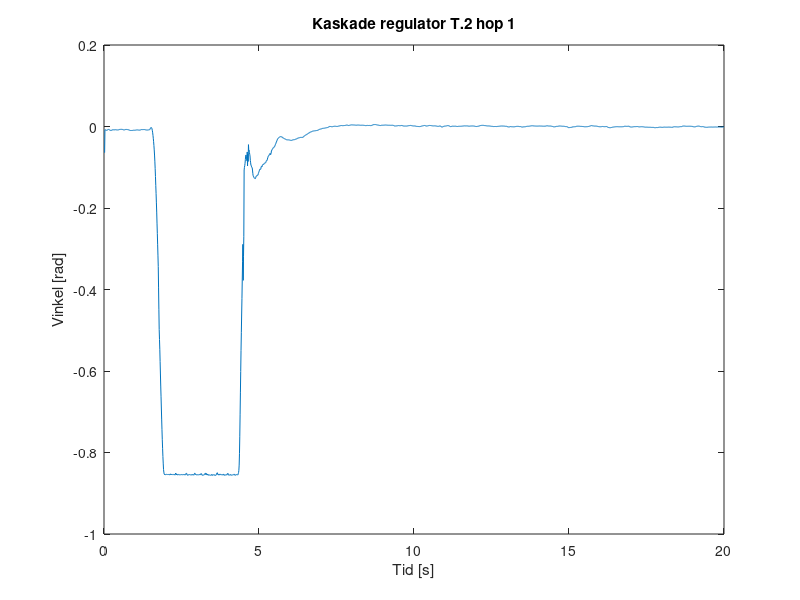

Source code (MATLAB): (Note: this script raises an error after producing the figure.)
%Der er 10 ms mellem hver sampling
clc
clear all
close all

load('dataKaskade.mat');

realdata=[dataKaskade(1:20169)];

n = 2000;
for i = 1:n
    tid(i) = 0.01 * i;
end


data(:,1)=realdata(1:2000);
data(:,2)=realdata(2001:4000);
data(:,3)=realdata(4001:6000);
data(:,4)=realdata(6001:8000);
data(:,5)=realdata(8001:10000);
data(:,6)=realdata(10001:12000);
data(:,7)=realdata(12101:14100);
data(:,8)=realdata(14101:16100);
data(:,9)=realdata(16151:18150);
data(:,10)=realdata(18151:20150);

for i = 1:10
    for ii=1:1998
        dataFilt(ii+2,i)=(data(ii,i)+data(ii+1,i)+data(ii+2,i))/3;
    end
end


temp = zeros(10);


for i=1:10
    for ii=1001:2000
        temp(i) = temp(i) + dataFilt(ii,i);
    end
end

offset = temp/1000;

for i=1:10
    figure(i);
    plot(tid,dataFilt(:,i)-offset(i));
    a=sprintf('Kaskade regulator T.2 hop %d',i);
    title(a)
    ylabel("Vinkel [rad]");
    xlabel("Tid [s]");
    yline(0.0175);
    yline(-0.0175);
end




